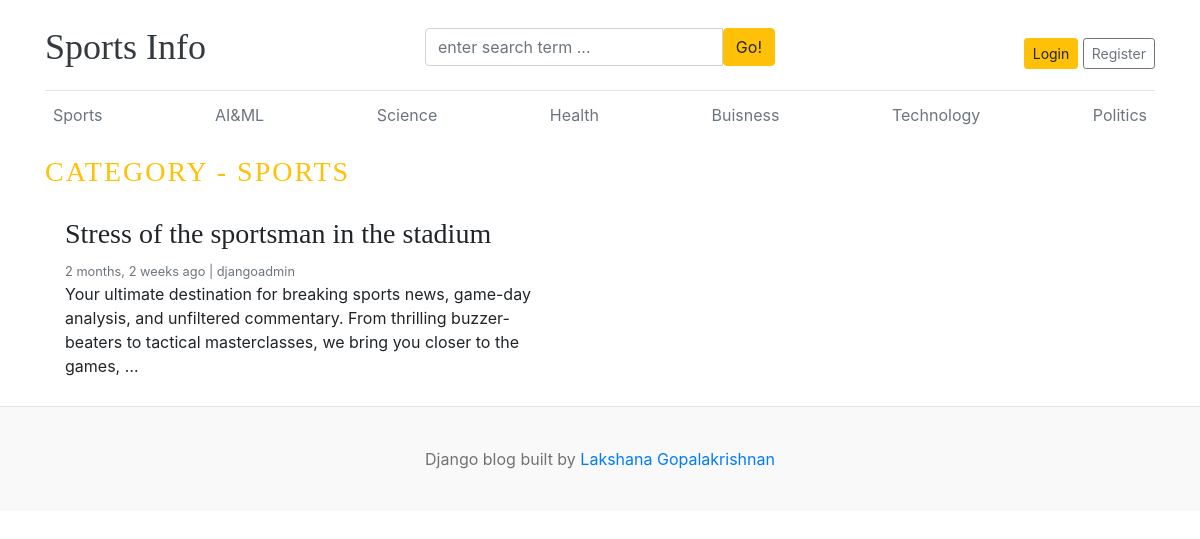
Page /category/1/ on the committed database.
### blogs/models.py (models this page shows, shortened)
class Category(models.Model):
    category_name=models.CharField(max_length=50,unique=True)
    created_at=models.DateTimeField(auto_now_add=True)
    updated_at=models.DateTimeField(auto_now=True)
    class Meta:
        verbose_name_plural='categories'
    def __str__(self):
        return self.category_name

class Blog(models.Model):
    title=models.CharField(max_length=100)
    slug=models.SlugField(max_length=150,unique=True,blank=True)
    category=models.ForeignKey(Category,on_delete=models.CASCADE)
    author=models.ForeignKey(User,on_delete=models.CASCADE)
    featured_image=models.ImageField(upload_to='uploads/%Y/%m/%d')
    short_description=models.TextField(max_length=500)
    blog_body=models.TextField(max_length=2000)
    status=models.CharField(max_length=20,choices=STATUS_CHOICES,default="Draft")
    is_featured=models.BooleanField(default=False)
    created_at=models.DateTimeField(auto_now_add=True)
    updated_at=models.DateTimeField(auto_now=True)

### blogs/views.py (the view)
# urls.py: path('<int:category_id>/',views.posts_by_category,name="posts_by_category")
def posts_by_category(request,category_id):
    posts=Blog.objects.filter(status='Published',category=category_id)
    category=get_object_or_404(Category,pk=category_id)
    context={
        'posts':posts,
        'category':category
    }
    return render(request,'posts_by_category.html',context)

### blogs/context_processors.py (called while the page is built)
def get_categories(request):
    categories=Category.objects.all().order_by('-updated_at')
    return {'categories':categories}

def get_social_links(request):
    social_links=SocialLink.objects.all()
    return dict(social_links=social_links)

### templates/posts_by_category.html
{% extends 'base.html' %}
{% block content %}
        <h3 class="text-uppercase text-warning" style="letter-spacing:2px">Category - {{category}}</h3>
        <div class="row mb-2">
            {% if posts %}
            {% for post in posts %}
                <div class="col-md-6">
                    <div class="card border-0">
                        <div class="card-body">
                            <h3>{{post.title}}</h3>
                            <small class="mb-1 text-muted">{{post.created_at | timesince}} ago | {{post.author}}</small>
                            <p class="card-text">{{post.short_description | truncatewords:25}}</p>
                        </div>
                    </div>
                </div>
            {% endfor %}
            {% else %}
            <div class="jumbotron mt-5 text-white w-100 text-center  rounded">
                <div class="px-0">
                    <h1 class="font-italic text-primary ">No Posts Found</h1>
                </div>
            </div>
            {% endif %}
        </div>
    {% endblock %}

### templates/base.html (shortened to what this page needs)
{% load static %}
<!DOCTYPE html>
<html lang="en">
<head>
    <link href="https://getbootstrap.com/docs/4.0/dist/css/bootstrap.min.css" rel="stylesheet">
    <link href="{% static 'css/blog.css' %}" rel="stylesheet">
    <link rel="stylesheet" href="https://cdnjs.cloudflare.com/ajax/libs/font-awesome/6.0.0-beta3/css/all.min.css">
</head>
<body>
    <div class="container">
        <header class="blog-header py-3 ">
            <div class="row flex-nowrap justify-content-between align-items-center">
                <div class="col-4 pt-1">
                    <a class="blog-header-logo text-dark fw-bold" href="/">Sports Info</a>
                </div>
                <div class="col-4 mt-1">
                    <form action="{% url 'search' %}" method="GET">
                        <div class="input-group">
                            <input class="form-control" type="text" name="keyword" value="{{keyword}}" placeholder="enter search term ..." aria-label="Enter search term ..." aria-describedby="button-search"/>
                            <button type="submit" class="btn btn-warning" id="button-search" type="button">Go!</button>
                        </div>
                    </form>
                </div>
                <div class="col-4 d-flex justify-content-end mt-3">
                    {% if not user.is_authenticated %}
                    <a class="btn btn-sm btn-warning" href="{% url 'login' %}">Login</a> &nbsp;
                    <a class="btn btn-sm btn-outline-secondary" href="{% url 'register' %}">Register</a>
                    {% else %}
                    <h6><a href="{% url 'dashboard' %}" class="text-dark">Dashboard</a></h6>
                        &emsp;
                    <h6><a href="{% url 'logout' %}">Logout</a></h6>
                    {% endif %}
            </div>
        </header>
          <div class="nav-scroller py-1 mb-2">
            <nav class="nav d-flex justify-content-between">
                {% for category in categories %}
                    <a class="p-2 text-muted" href="{% url 'posts_by_category' category.id %}">{{category.category_name}}</a>
                {% endfor %}
            </nav>
        </div>
        {% block content %}
        {% endblock %}
    </div>
         <footer class="blog-footer w-100">
        <p>Django blog built by <a href="#">Lakshana Gopalakrishnan</a></p>
    </footer>
</body>
</html>

### blog_main/static/css/blog.css (style rules this page uses)
.blog-header { border-bottom: 1px solid #e5e5e5; }
.blog-header-logo { font-family: "Playfair Display", Georgia, "Times New Roman", serif ; font-size: 2.25rem; }
h1, h2, h3, h4, h5, h6 { font-family: "Playfair Display", Georgia, "Times New Roman", serif ; }
.blog-footer { padding: 2.5rem 0; color: #727272; text-align: center; background-color: #f9f9f9; border-top: .05rem solid #e5e5e5; }
.blog-footer p:last-child { margin-bottom: 0; }

### rows in the picture
Category: category_name "Sports", category_name "SPORTS"
Category: category_name "AI&ML"
Category: category_name "Science"
Category: category_name "Health"
Category: category_name "Buisness"
Category: category_name "Technology"
Category: category_name "Politics"
Blog: title "Stress of the sportsman in the stadium", created_at "2 months, 2 weeks", author "djangoadmin", short_description "Your ultimate destination for breaking sports news, game-day analysis, and unfiltered commentary. From thrilling buzzer-beaters to tactical masterclasses, we bring you closer to the games, …"
